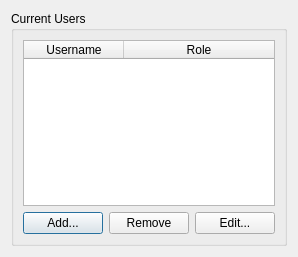
<?xml version="1.0" encoding="UTF-8"?>
<ui version="4.0">
 <class>User_management</class>
 <widget class="QDialog" name="User_management">
  <property name="geometry">
   <rect>
    <x>0</x>
    <y>0</y>
    <width>294</width>
    <height>257</height>
   </rect>
  </property>
  <property name="windowTitle">
   <string>Manage Users</string>
  </property>
  <layout class="QGridLayout" name="gridLayout_2">
   <item row="0" column="0">
    <widget class="QGroupBox" name="groupBox">
     <property name="title">
      <string>Current Users</string>
     </property>
     <layout class="QGridLayout" name="gridLayout">
      <item row="1" column="0">
       <widget class="QPushButton" name="btn_add">
        <property name="text">
         <string>Add...</string>
        </property>
       </widget>
      </item>
      <item row="1" column="1">
       <widget class="QPushButton" name="btn_remove">
        <property name="text">
         <string>Remove</string>
        </property>
       </widget>
      </item>
      <item row="1" column="2">
       <widget class="QPushButton" name="btn_edit">
        <property name="text">
         <string>Edit...</string>
        </property>
       </widget>
      </item>
      <item row="0" column="0" colspan="3">
       <widget class="QTableWidget" name="table_users">
        <property name="editTriggers">
         <set>QAbstractItemView::NoEditTriggers</set>
        </property>
        <property name="selectionMode">
         <enum>QAbstractItemView::SingleSelection</enum>
        </property>
        <property name="selectionBehavior">
         <enum>QAbstractItemView::SelectRows</enum>
        </property>
        <attribute name="horizontalHeaderStretchLastSection">
         <bool>true</bool>
        </attribute>
        <column>
         <property name="text">
          <string>Username</string>
         </property>
        </column>
        <column>
         <property name="text">
          <string>Role</string>
         </property>
        </column>
       </widget>
      </item>
     </layout>
    </widget>
   </item>
  </layout>
 </widget>
 <resources/>
 <connections/>
</ui>
